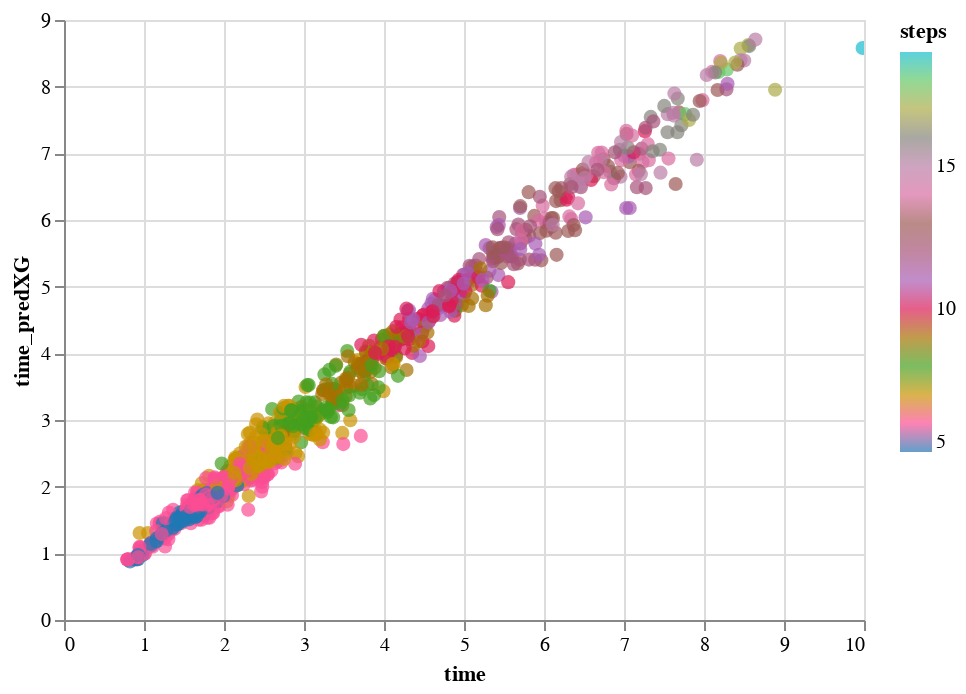

Here is the notebook cell this chart was saved with:
### Code cell
data_test['time_predXG'] = y_pred

alt.Chart(data_test).mark_circle(size=50).encode(
    x='time',
    y='time_predXG',
    color=alt.Color('steps', scale=alt.Scale(scheme='category10')),
    tooltip=['steps', 'clean_area']
).interactive()

### Figure 1 — Vega-Lite specification as saved in the notebook (floating-point values rounded to 4 significant figures; data arrays with more than 128 entries replaced by an {"elided": "..."} marker saying what was removed)
{"config": {"view": {"continuousWidth": 400, "continuousHeight": 300}}, "data": {"name": "data-823571819c2e40969ee69f649fd75061"}, "mark": {"type": "circle", "size": 50}, "encoding": {"color": {"field": "steps", "scale": {"scheme": "category10"}, "type": "quantitative"}, "tooltip": [{"field": "steps", "type": "quantitative"}, {"field": "clean_area", "type": "quantitative"}], "x": {"field": "time", "type": "quantitative"}, "y": {"field": "time_predXG", "type": "quantitative"}}, "selection": {"selector002": {"type": "interval", "bind": "scales", "encodings": ["x", "y"]}}, "$schema": "https://vega.github.io/schema/vega-lite/v4.17.0.json", "datasets": {"data-823571819c2e40969ee69f649fd75061": {"elided": "1250 records"}}}
